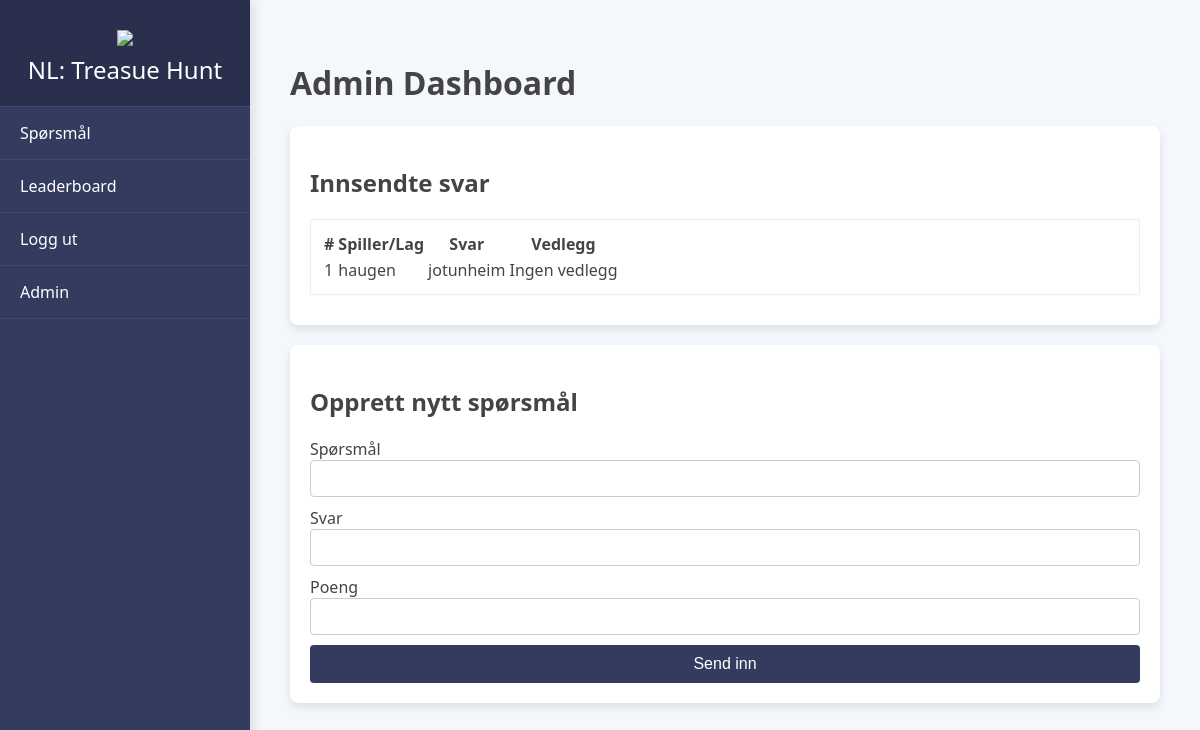
The page /admin (signed in) on the database its author committed.
### app/models.py (models this page shows, shortened)
class UserAnswer(db.Model):
    user_id = db.Column(db.Integer, db.ForeignKey('user.id'), primary_key=True)
    question_id = db.Column(db.Integer, db.ForeignKey('question.id'), primary_key=True)
    answer = db.Column(db.String(500), nullable=False)
    submitted_at = db.Column(db.DateTime, nullable=False, default=datetime.utcnow)
    attachment_filename = db.Column(db.String(128))
    is_correct = db.Column(db.Boolean)
    points_awarded = db.Column(db.Boolean, default=False, nullable=False)

class Question(db.Model):
    id = db.Column(db.Integer, primary_key=True)
    content = db.Column(db.Text, nullable=False)
    answer = db.Column(db.String(100), nullable=False)
    points = db.Column(db.Integer, nullable=False)

class User(db.Model, UserMixin):
    id = db.Column(db.Integer, primary_key=True)
    username = db.Column(db.String(20), unique=True, nullable=False)
    password_hash = db.Column(db.String(128))
    points = db.Column(db.Integer, default=0)
    is_admin = db.Column(db.Boolean, default=False)

### app/routes.py (the view, shortened to what this page needs)
@main.route('/admin', methods=['GET', 'POST'])
@login_required
def admin():
    if not current_user.is_admin:
        abort(403)
    form = QuestionForm()
    submissions = (db.session.query(UserAnswer, User, Question)
                   .join(User, User.id == UserAnswer.user_id)
                   .join(Question, Question.id == UserAnswer.question_id)
                   .order_by(Question.id)
                   .all())
    return render_template('admin.html', form=form, submissions=submissions)

### app/forms.py
class QuestionForm(FlaskForm):
    content = StringField('Spørsmål', validators=[DataRequired()])
    answer = StringField('Svar', validators=[DataRequired()])
    points = IntegerField('Poeng', validators=[DataRequired()])
    submit = SubmitField('Send inn')

### app/__init__.py (called while the page is built)
def create_app():
    app = Flask(__name__)
    app.config.from_object(Config)
    migrate = Migrate(app, db)
    db.init_app(app)
    session.init_app(app)
    login_manager.init_app(app)
    from app.routes import main
    login_manager.login_view = 'main.login'
    login_manager.login_message_category = 'info'
    from app.models import User
    @login_manager.user_loader
    def load_user(user_id):
        return User.query.get(int(user_id))
    from app.routes import main
    app.register_blueprint(main)
    return app

### app/templates/admin.html (shortened to what this page needs)
<!DOCTYPE html>
<html lang="en">
<head>
    <link rel="stylesheet" href="{{ url_for('static', filename='styles.css') }}">
</head>
<body>
    <div class="sidebar">
        <div class="logo">
        <img src="https://usercontent.one/wp/www.nl-wow.no/wp-content/uploads/2023/07/cropped-cropped-NL_logo_stor_liten-e1691287200109.png">
        <br>
        NL: Treasue Hunt
        </div>
        <ul class="menu">
            <li><a href="{{ url_for('main.home')}}">Spørsmål</a></li>
            <li>Leaderboard</li>
            <li><a href="{{ url_for('main.logout')}}">Logg ut</a></li>
            <li><a href="{{ url_for('main.admin')}}">Admin</a></li>
        </ul>
    </div>
    <div class="main-content">
        <h1>Admin Dashboard</h1>
        <section class="submissions-section">
            <h2>Innsendte svar</h2>
            <div class="submission">
                <table>
                    <thead>
                        <tr>
                            <th>#</th>
                            <th>Spiller/Lag</th>
                            <th>Svar</th>
                            <th>Vedlegg</th>
                        </tr>
                    </thead>
                    <tbody>
                        {% for submission, user, question in submissions %}
                        <tr>
                            <td>{{ question.id }}</td>
                            <td>{{ user.username }}</td>
                            <td>{{ submission.answer }}</td>
                            <td>
                                {% if submission.attachment_filename %}
                                <a href="#" onclick="showImage('{{ url_for('main.uploaded_file', filename=submission.attachment_filename) }}')">Se bilde</a>
                                <div id="imageModal" style="display:none;">
                                    <span onclick="document.getElementById('imageModal').style.display='none'">&times;</span>
                                    <img id="modalImage" style="max-width:100%;">
                                </div>
                                {% else %}
                                    Ingen vedlegg
                                {% endif %}
                            </td>
                        </tr>
                        {% endfor %}
                    </tbody>
                </table>
            </div>
        </section>
        <section class="new-question-section">
            <h2>Opprett nytt spørsmål</h2>
            <form method="post" class="new-question-form">
                <div class="form-group">
                    {{ form.content.label(class="form-label") }}
                    {{ form.content(class="form-control") }}
                </div>
                <div class="form-group">
                    {{ form.answer.label(class="form-label") }}
                    {{ form.answer(class="form-control") }}
                </div>
                <div class="form-group">
                    {{ form.points.label(class="form-label") }}
                    {{ form.points(class="form-control") }}
                </div>
                {{ form.submit(class="btn btn-primary") }}
            </form>
        </section>
    </div>
</body>
</html>

### app/static/styles.css (style rules this page uses)
body { font-family: 'Segoe UI', Tahoma, Geneva, Verdana, sans-serif; margin: 0; padding: 0; background-color: #f4f7fc; color: #444; }
a { color: #ffffff; text-decoration: none; }
.sidebar { position: fixed; width: 250px; height: 100%; background-color: #333c5f; color: #fff; box-shadow: 4px 0 10px rgba(0, 0, 0, 0.1); }
.logo { background-color: #292f4c; text-align: center; padding: 20px; font-size: 24px; border-bottom: 1px solid #404a6b; }
.menu { list-style: none; padding: 0; margin: 0; }
.menu li { padding: 15px 20px; border-bottom: 1px solid #404a6b; }
.main-content { margin-left: 250px; padding: 40px; }
.submissions-section, .new-question-section { background-color: #ffffff; padding: 20px; border-radius: 8px; box-shadow: 0 4px 8px rgba(0, 0, 0, 0.1); margin-bottom: 20px; }
.submission { margin-bottom: 10px; padding: 10px; border: 1px solid #eee; display: flex; align-items: center; justify-content: space-between; }
.new-question-form input[type="text"], .new-question-form input[type="number"] { margin-bottom: 10px; width: 100%; padding: 10px; border-radius: 4px; border: 1px solid #ccc; box-sizing: border-box; }
.new-question-form .btn-primary { width: 100%; padding: 10px; border: none; border-radius: 4px; background-color: #333c5f; color: white; cursor: pointer; font-size: 16px; }

### rows shown on the page
UserAnswer: id "1", username "haugen", answer "jotunheim", shows "Ingen vedlegg"
